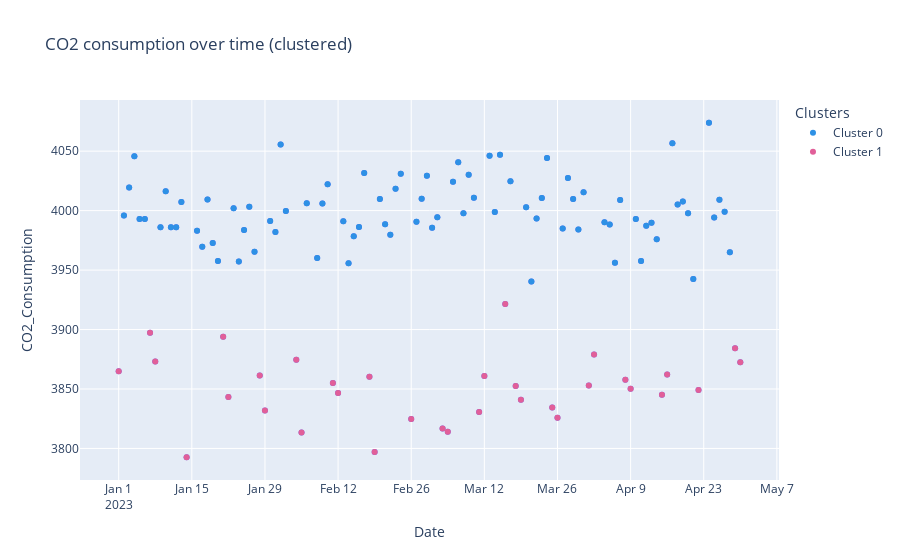

Notebook code for this chart:
### Code cell
filtered_label0 = data[label == 0]
filtered_label1 = data[label == 1]
filtered_label2 = data[label == 2]
filtered_label3 = data[label == 3] 

colors = px.colors.qualitative.Dark24[:4]

fig = px.scatter(
    data,
    x="Date",
    y="CO2_Consumption",
    title="CO2 consumption over time (clustered)",
    color_continuous_scale=px.colors.sequential.Viridis,
)
fig.add_scatter(
    x=filtered_label0["Date"],
    y=filtered_label0.CO2_Consumption,
    mode="markers",
    marker=dict(color=colors[0]),
    name="Cluster 0",
)
fig.add_scatter(
    x=filtered_label1["Date"],
    y=filtered_label1.CO2_Consumption,
    mode="markers",
    marker=dict(color=colors[1]),
    name="Cluster 1",
)
fig.add_scatter(
    x=filtered_label2["Date"],
    y=filtered_label2.CO2_Consumption,
    mode="markers",
    marker=dict(color=colors[2]),
    name="Cluster 2",
)
fig.add_scatter(
    x=filtered_label3["Date"],
    y=filtered_label3.CO2_Consumption,
    mode="markers",
    marker=dict(color=colors[3]),
    name="Cluster 3",
)

fig.update_layout(legend_title_text="Clusters", showlegend=True)
fig.show()
